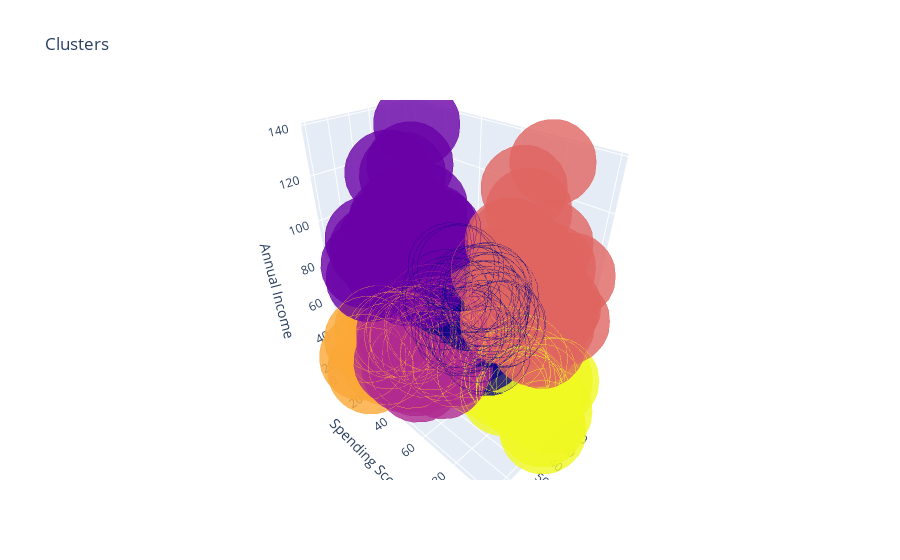

The cell this chart's notebook holds for it:
### Code cell
df['label3'] =  labels3
trace1 = go.Scatter3d(
    x= df['Age'],
    y= df['Spending Score (1-100)'],
    z= df['Annual Income (k$)'],
    mode='markers',
     marker=dict(
        color = df['label3'], 
        size= 30,
        line=dict(
            color= df['label3'],
            width= 12
        ),
        opacity=0.8
     )
)
data = [trace1]
layout = go.Layout(

    title= 'Clusters',
    scene = dict(
            xaxis = dict(title  = 'Age'),
            yaxis = dict(title  = 'Spending Score'),
            zaxis = dict(title  = 'Annual Income')
        )
)
fig = go.Figure(data=data, layout=layout)
py.offline.iplot(fig)

### Figure 1 — Plotly figure (JSON) as saved in the notebook; plotly's stock layout.template omitted (floating-point values rounded to 4 significant figures; data arrays with more than 128 entries replaced by an {"elided": "..."} marker saying what was removed)
{"data": [{"marker": {"color": {"elided": "200 int values"}, "line": {"color": {"elided": "200 int values"}, "width": 12}, "opacity": 0.8, "size": 30}, "mode": "markers", "type": "scatter3d", "x": {"elided": "200 int values"}, "y": {"elided": "200 int values"}, "z": {"elided": "200 int values"}}], "layout": {"scene": {"xaxis": {"title": {"text": "Age"}}, "yaxis": {"title": {"text": "Spending Score"}}, "zaxis": {"title": {"text": "Annual Income"}}}, "title": {"text": "Clusters"}}}
